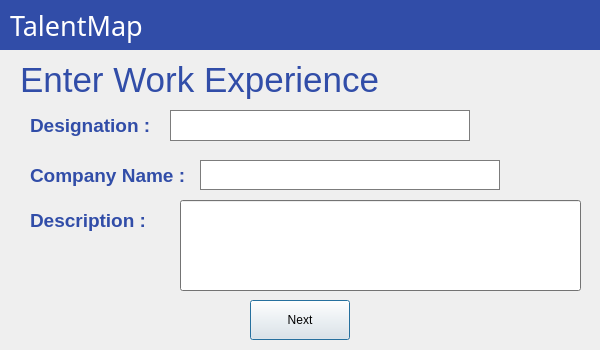
<?xml version="1.0" encoding="UTF-8"?>
<ui version="4.0">
 <class>Dialog</class>
 <widget class="QDialog" name="Dialog">
  <property name="geometry">
   <rect>
    <x>0</x>
    <y>0</y>
    <width>600</width>
    <height>350</height>
   </rect>
  </property>
  <property name="windowTitle">
   <string>TalentMap</string>
  </property>
  <property name="windowOpacity">
   <double>1.000000000000000</double>
  </property>
  <property name="autoFillBackground">
   <bool>false</bool>
  </property>
  <widget class="QWidget" name="widget" native="true">
   <property name="geometry">
    <rect>
     <x>0</x>
     <y>0</y>
     <width>600</width>
     <height>50</height>
    </rect>
   </property>
   <property name="palette">
    <palette>
     <active>
      <colorrole role="Base">
       <brush brushstyle="SolidPattern">
        <color alpha="255">
         <red>255</red>
         <green>255</green>
         <blue>255</blue>
        </color>
       </brush>
      </colorrole>
      <colorrole role="Window">
       <brush brushstyle="SolidPattern">
        <color alpha="255">
         <red>49</red>
         <green>77</green>
         <blue>168</blue>
        </color>
       </brush>
      </colorrole>
     </active>
     <inactive>
      <colorrole role="Base">
       <brush brushstyle="SolidPattern">
        <color alpha="255">
         <red>255</red>
         <green>255</green>
         <blue>255</blue>
        </color>
       </brush>
      </colorrole>
      <colorrole role="Window">
       <brush brushstyle="SolidPattern">
        <color alpha="255">
         <red>49</red>
         <green>77</green>
         <blue>168</blue>
        </color>
       </brush>
      </colorrole>
     </inactive>
     <disabled>
      <colorrole role="Base">
       <brush brushstyle="SolidPattern">
        <color alpha="255">
         <red>49</red>
         <green>77</green>
         <blue>168</blue>
        </color>
       </brush>
      </colorrole>
      <colorrole role="Window">
       <brush brushstyle="SolidPattern">
        <color alpha="255">
         <red>49</red>
         <green>77</green>
         <blue>168</blue>
        </color>
       </brush>
      </colorrole>
     </disabled>
    </palette>
   </property>
   <property name="autoFillBackground">
    <bool>true</bool>
   </property>
   <widget class="QLabel" name="label">
    <property name="geometry">
     <rect>
      <x>10</x>
      <y>0</y>
      <width>171</width>
      <height>51</height>
     </rect>
    </property>
    <property name="font">
     <font>
      <family>STCaiyun</family>
     </font>
    </property>
    <property name="text">
     <string>&lt;html&gt;&lt;head/&gt;&lt;body&gt;&lt;p&gt;&lt;span style=&quot; font-size:20pt; color:#ffffff;&quot;&gt;TalentMap&lt;/span&gt;&lt;/p&gt;&lt;/body&gt;&lt;/html&gt;</string>
    </property>
   </widget>
  </widget>
  <widget class="QWidget" name="widget_2" native="true">
   <property name="geometry">
    <rect>
     <x>0</x>
     <y>50</y>
     <width>600</width>
     <height>300</height>
    </rect>
   </property>
   <property name="palette">
    <palette>
     <active>
      <colorrole role="Base">
       <brush brushstyle="SolidPattern">
        <color alpha="255">
         <red>255</red>
         <green>255</green>
         <blue>255</blue>
        </color>
       </brush>
      </colorrole>
      <colorrole role="Window">
       <brush brushstyle="SolidPattern">
        <color alpha="255">
         <red>161</red>
         <green>161</green>
         <blue>161</blue>
        </color>
       </brush>
      </colorrole>
     </active>
     <inactive>
      <colorrole role="Base">
       <brush brushstyle="SolidPattern">
        <color alpha="255">
         <red>255</red>
         <green>255</green>
         <blue>255</blue>
        </color>
       </brush>
      </colorrole>
      <colorrole role="Window">
       <brush brushstyle="SolidPattern">
        <color alpha="255">
         <red>161</red>
         <green>161</green>
         <blue>161</blue>
        </color>
       </brush>
      </colorrole>
     </inactive>
     <disabled>
      <colorrole role="Base">
       <brush brushstyle="SolidPattern">
        <color alpha="255">
         <red>161</red>
         <green>161</green>
         <blue>161</blue>
        </color>
       </brush>
      </colorrole>
      <colorrole role="Window">
       <brush brushstyle="SolidPattern">
        <color alpha="255">
         <red>161</red>
         <green>161</green>
         <blue>161</blue>
        </color>
       </brush>
      </colorrole>
     </disabled>
    </palette>
   </property>
   <widget class="QLabel" name="label_2">
    <property name="geometry">
     <rect>
      <x>20</x>
      <y>-20</y>
      <width>391</width>
      <height>101</height>
     </rect>
    </property>
    <property name="styleSheet">
     <string notr="true">font: 8pt &quot;STHupo&quot;;</string>
    </property>
    <property name="text">
     <string>&lt;html&gt;&lt;head/&gt;&lt;body&gt;&lt;p&gt;&lt;span style=&quot; font-size:26pt; color:#314da8;&quot;&gt;Enter Work Experience&lt;/span&gt;&lt;/p&gt;&lt;/body&gt;&lt;/html&gt;</string>
    </property>
    <property name="textFormat">
     <enum>Qt::AutoText</enum>
    </property>
   </widget>
   <widget class="QPushButton" name="pushButton1">
    <property name="geometry">
     <rect>
      <x>250</x>
      <y>250</y>
      <width>100</width>
      <height>40</height>
     </rect>
    </property>
    <property name="text">
     <string>Next</string>
    </property>
   </widget>
   <widget class="QLineEdit" name="descripbox">
    <property name="geometry">
     <rect>
      <x>180</x>
      <y>150</y>
      <width>401</width>
      <height>91</height>
     </rect>
    </property>
   </widget>
   <widget class="QLabel" name="label_3">
    <property name="geometry">
     <rect>
      <x>30</x>
      <y>150</y>
      <width>131</width>
      <height>41</height>
     </rect>
    </property>
    <property name="text">
     <string>&lt;html&gt;&lt;head/&gt;&lt;body&gt;&lt;p&gt;&lt;span style=&quot; font-size:14pt; font-weight:600; color:#314da8;&quot;&gt;Description :&lt;/span&gt;&lt;/p&gt;&lt;/body&gt;&lt;/html&gt;</string>
    </property>
   </widget>
   <widget class="QLabel" name="label_4">
    <property name="geometry">
     <rect>
      <x>30</x>
      <y>60</y>
      <width>161</width>
      <height>31</height>
     </rect>
    </property>
    <property name="text">
     <string>&lt;html&gt;&lt;head/&gt;&lt;body&gt;&lt;p&gt;&lt;span style=&quot; font-size:14pt; font-weight:600; color:#314da8;&quot;&gt;Designation      :&lt;/span&gt;&lt;/p&gt;&lt;/body&gt;&lt;/html&gt;</string>
    </property>
   </widget>
   <widget class="QLabel" name="label_5">
    <property name="geometry">
     <rect>
      <x>30</x>
      <y>110</y>
      <width>171</width>
      <height>31</height>
     </rect>
    </property>
    <property name="text">
     <string>&lt;html&gt;&lt;head/&gt;&lt;body&gt;&lt;p&gt;&lt;span style=&quot; font-size:14pt; font-weight:600; color:#314da8;&quot;&gt;Company Name :&lt;/span&gt;&lt;/p&gt;&lt;/body&gt;&lt;/html&gt;</string>
    </property>
   </widget>
   <widget class="QTextEdit" name="desigbox">
    <property name="geometry">
     <rect>
      <x>170</x>
      <y>60</y>
      <width>300</width>
      <height>31</height>
     </rect>
    </property>
   </widget>
   <widget class="QTextBrowser" name="companybox">
    <property name="geometry">
     <rect>
      <x>200</x>
      <y>110</y>
      <width>300</width>
      <height>30</height>
     </rect>
    </property>
   </widget>
  </widget>
 </widget>
 <resources/>
 <connections/>
</ui>
